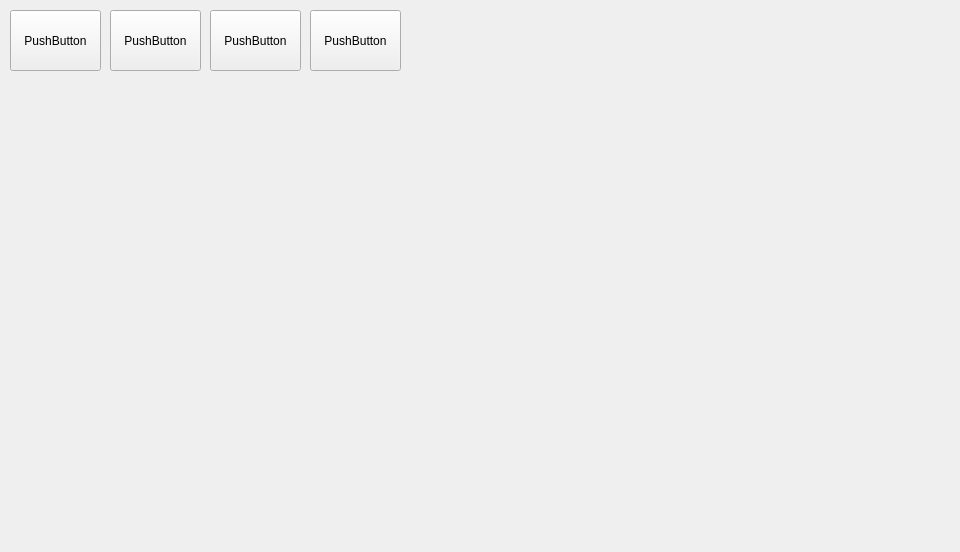
<?xml version="1.0" encoding="UTF-8"?>
<ui version="4.0">
 <class>game</class>
 <widget class="QWidget" name="game">
  <property name="geometry">
   <rect>
    <x>0</x>
    <y>0</y>
    <width>960</width>
    <height>552</height>
   </rect>
  </property>
  <property name="windowTitle">
   <string>Form</string>
  </property>
  <widget class="QPushButton" name="pushButton">
   <property name="geometry">
    <rect>
     <x>10</x>
     <y>10</y>
     <width>91</width>
     <height>61</height>
    </rect>
   </property>
   <property name="text">
    <string>PushButton</string>
   </property>
  </widget>
  <widget class="QPushButton" name="pushButton_2">
   <property name="geometry">
    <rect>
     <x>110</x>
     <y>10</y>
     <width>91</width>
     <height>61</height>
    </rect>
   </property>
   <property name="text">
    <string>PushButton</string>
   </property>
  </widget>
  <widget class="QPushButton" name="pushButton_3">
   <property name="geometry">
    <rect>
     <x>210</x>
     <y>10</y>
     <width>91</width>
     <height>61</height>
    </rect>
   </property>
   <property name="text">
    <string>PushButton</string>
   </property>
  </widget>
  <widget class="QPushButton" name="pushButton_4">
   <property name="geometry">
    <rect>
     <x>310</x>
     <y>10</y>
     <width>91</width>
     <height>61</height>
    </rect>
   </property>
   <property name="text">
    <string>PushButton</string>
   </property>
  </widget>
 </widget>
 <resources/>
 <connections/>
</ui>
